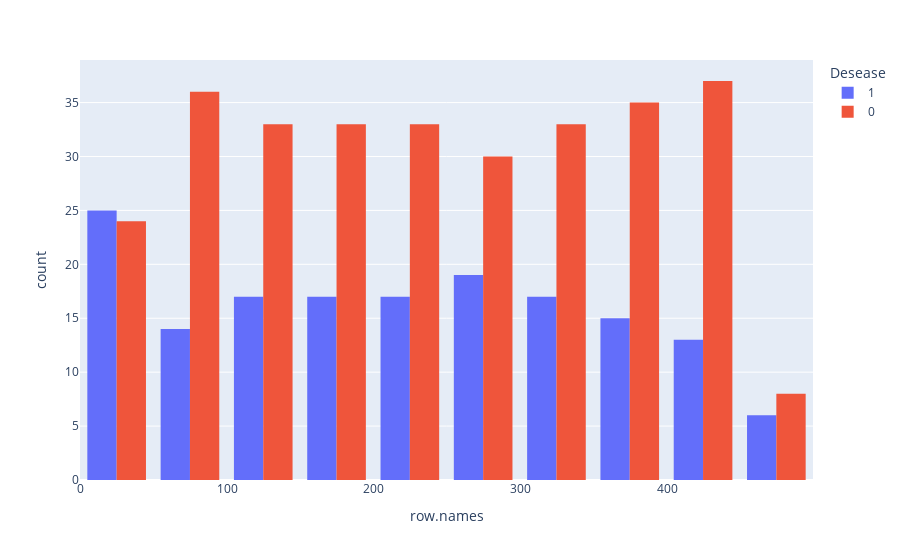
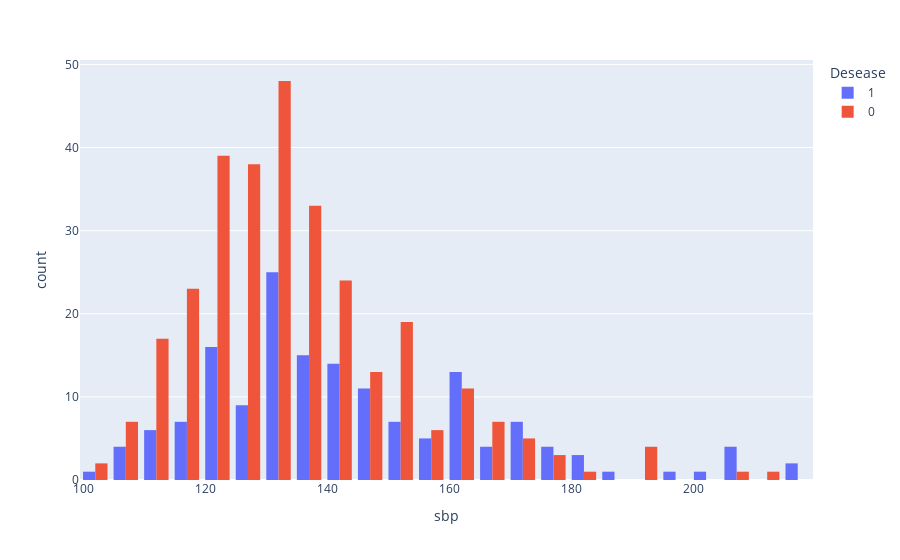
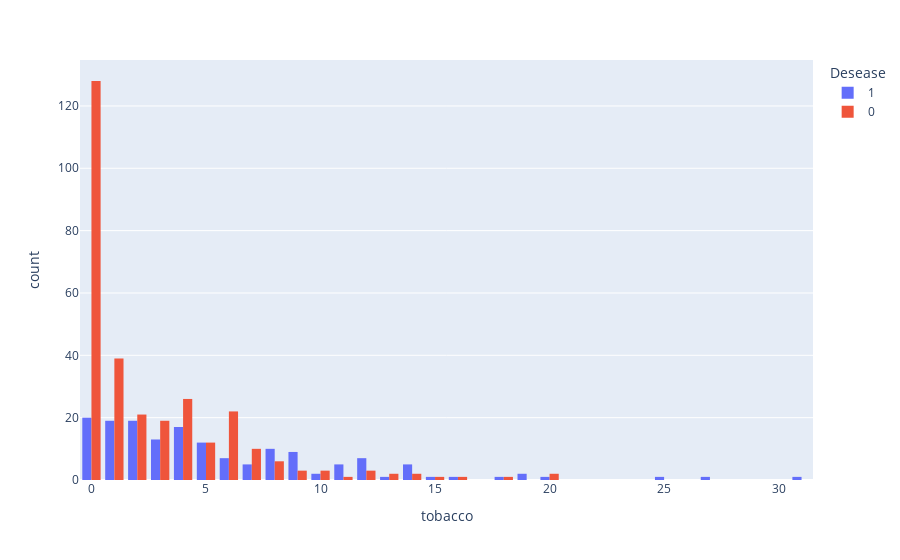
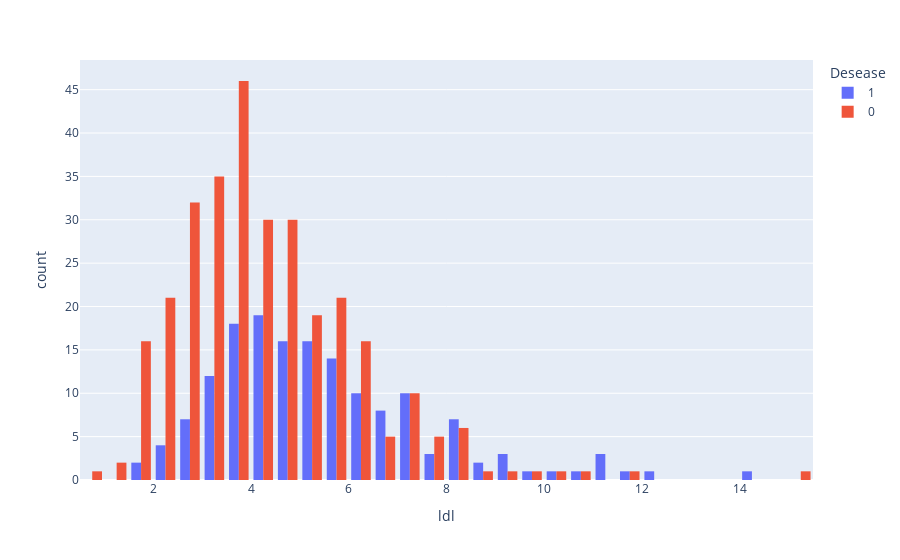

Notebook code for these charts, in order:
### Code cell
for col in data.columns:
    px.histogram(data, x = col, color = "chd", barmode='group', labels={"chd": "Desease"}).show()

### Figure 1 — Plotly figure (JSON) as saved in the notebook; plotly's stock layout.template omitted (floating-point values rounded to 4 significant figures; data arrays with more than 128 entries replaced by an {"elided": "..."} marker saying what was removed)
{"data": [{"alignmentgroup": "True", "bingroup": "x", "hovertemplate": "Desease=1<br>row.names=%{x}<br>count=%{y}<extra></extra>", "legendgroup": "1", "marker": {"color": "#636efa"}, "name": "1", "offsetgroup": "1", "orientation": "v", "showlegend": true, "type": "histogram", "x": {"elided": "160 int values"}, "xaxis": "x", "yaxis": "y"}, {"alignmentgroup": "True", "bingroup": "x", "hovertemplate": "Desease=0<br>row.names=%{x}<br>count=%{y}<extra></extra>", "legendgroup": "0", "marker": {"color": "#EF553B"}, "name": "0", "offsetgroup": "0", "orientation": "v", "showlegend": true, "type": "histogram", "x": {"elided": "302 int values"}, "xaxis": "x", "yaxis": "y"}], "layout": {"barmode": "group", "legend": {"title": {"text": "Desease"}, "tracegroupgap": 0}, "margin": {"t": 60}, "xaxis": {"anchor": "y", "domain": [0, 1], "title": {"text": "row.names"}}, "yaxis": {"anchor": "x", "domain": [0, 1], "title": {"text": "count"}}}}

### Figure 2 — Plotly figure (JSON) as saved in the notebook; plotly's stock layout.template omitted (floating-point values rounded to 4 significant figures; data arrays with more than 128 entries replaced by an {"elided": "..."} marker saying what was removed)
{"data": [{"alignmentgroup": "True", "bingroup": "x", "hovertemplate": "Desease=1<br>sbp=%{x}<br>count=%{y}<extra></extra>", "legendgroup": "1", "marker": {"color": "#636efa"}, "name": "1", "offsetgroup": "1", "orientation": "v", "showlegend": true, "type": "histogram", "x": {"elided": "160 int values"}, "xaxis": "x", "yaxis": "y"}, {"alignmentgroup": "True", "bingroup": "x", "hovertemplate": "Desease=0<br>sbp=%{x}<br>count=%{y}<extra></extra>", "legendgroup": "0", "marker": {"color": "#EF553B"}, "name": "0", "offsetgroup": "0", "orientation": "v", "showlegend": true, "type": "histogram", "x": {"elided": "302 int values"}, "xaxis": "x", "yaxis": "y"}], "layout": {"barmode": "group", "legend": {"title": {"text": "Desease"}, "tracegroupgap": 0}, "margin": {"t": 60}, "xaxis": {"anchor": "y", "domain": [0, 1], "title": {"text": "sbp"}}, "yaxis": {"anchor": "x", "domain": [0, 1], "title": {"text": "count"}}}}

### Figure 3 — Plotly figure (JSON) as saved in the notebook; plotly's stock layout.template omitted (floating-point values rounded to 4 significant figures; data arrays with more than 128 entries replaced by an {"elided": "..."} marker saying what was removed)
{"data": [{"alignmentgroup": "True", "bingroup": "x", "hovertemplate": "Desease=1<br>tobacco=%{x}<br>count=%{y}<extra></extra>", "legendgroup": "1", "marker": {"color": "#636efa"}, "name": "1", "offsetgroup": "1", "orientation": "v", "showlegend": true, "type": "histogram", "x": {"elided": "160 float values"}, "xaxis": "x", "yaxis": "y"}, {"alignmentgroup": "True", "bingroup": "x", "hovertemplate": "Desease=0<br>tobacco=%{x}<br>count=%{y}<extra></extra>", "legendgroup": "0", "marker": {"color": "#EF553B"}, "name": "0", "offsetgroup": "0", "orientation": "v", "showlegend": true, "type": "histogram", "x": {"elided": "302 float values"}, "xaxis": "x", "yaxis": "y"}], "layout": {"barmode": "group", "legend": {"title": {"text": "Desease"}, "tracegroupgap": 0}, "margin": {"t": 60}, "xaxis": {"anchor": "y", "domain": [0, 1], "title": {"text": "tobacco"}}, "yaxis": {"anchor": "x", "domain": [0, 1], "title": {"text": "count"}}}}

### Figure 4 — Plotly figure (JSON) as saved in the notebook; plotly's stock layout.template omitted (floating-point values rounded to 4 significant figures; data arrays with more than 128 entries replaced by an {"elided": "..."} marker saying what was removed)
{"data": [{"alignmentgroup": "True", "bingroup": "x", "hovertemplate": "Desease=1<br>ldl=%{x}<br>count=%{y}<extra></extra>", "legendgroup": "1", "marker": {"color": "#636efa"}, "name": "1", "offsetgroup": "1", "orientation": "v", "showlegend": true, "type": "histogram", "x": {"elided": "160 float values"}, "xaxis": "x", "yaxis": "y"}, {"alignmentgroup": "True", "bingroup": "x", "hovertemplate": "Desease=0<br>ldl=%{x}<br>count=%{y}<extra></extra>", "legendgroup": "0", "marker": {"color": "#EF553B"}, "name": "0", "offsetgroup": "0", "orientation": "v", "showlegend": true, "type": "histogram", "x": {"elided": "302 float values"}, "xaxis": "x", "yaxis": "y"}], "layout": {"barmode": "group", "legend": {"title": {"text": "Desease"}, "tracegroupgap": 0}, "margin": {"t": 60}, "xaxis": {"anchor": "y", "domain": [0, 1], "title": {"text": "ldl"}}, "yaxis": {"anchor": "x", "domain": [0, 1], "title": {"text": "count"}}}}
